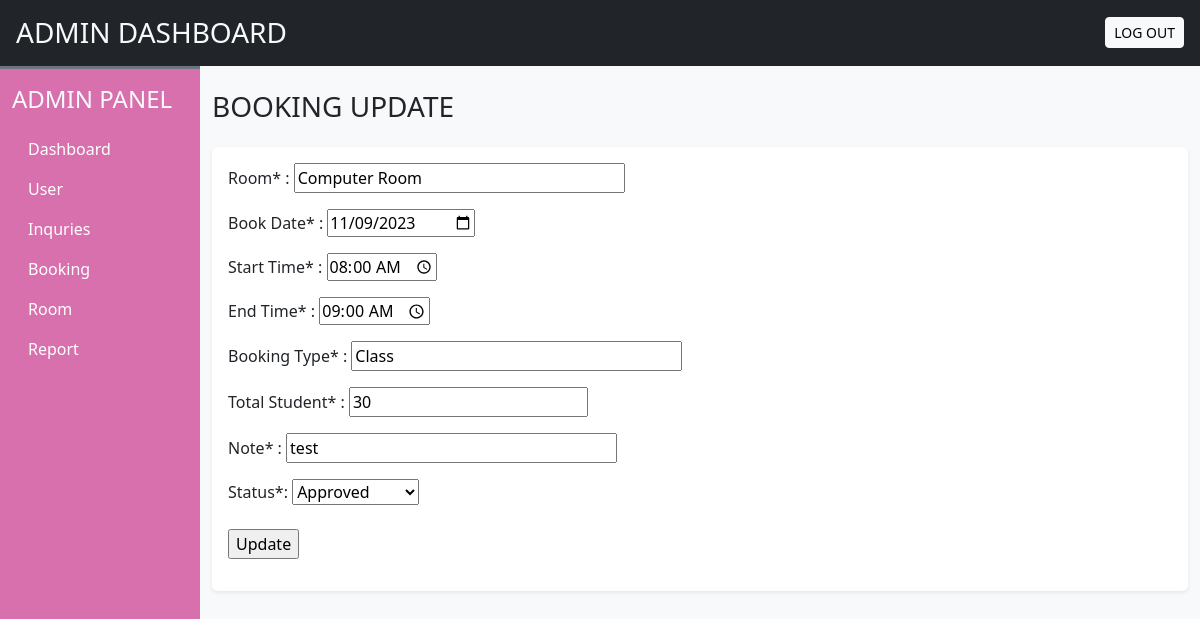
Page /admin/bookingUpdate.php?id=41 (signed in) on the committed database.
### tables this page shows
CREATE TABLE `booking` (
  `sr_no` int(11) NOT NULL,
  `name` varchar(100) NOT NULL,
  `room` varchar(100) NOT NULL,
  `bookdate` date NOT NULL,
  `starttime` time NOT NULL,
  `endtime` time NOT NULL,
  `booktype` varchar(100) NOT NULL,
  `total_student` int(100) NOT NULL,
  `note` varchar(225) NOT NULL,
  `status` varchar(100) NOT NULL
);

### admin/bookingUpdate.php (the view, shortened to what this page needs)
<!DOCTYPE html>
<html>
<head>
	<?php
	require('inc/links.php');
	?>
</head>
<body class="bg-light">
<?php
require('inc/header.php');
?>
<div class="container-fluid" id="main-content">
	<div class="row">
		<div class="col-lg-10 ms-auto p4 overflow-hidden">
			<br>
			<h3 class="mb-4">BOOKING UPDATE</h3>
			<div class="card border-0 shadow-sm mb-4">
				<div class="card-body">
					<?php
					if (isset($_GET['id']) && is_numeric($_GET['id'])) {
						$id = $_GET['id'];
					} else if (isset($_POST['id']) && is_numeric($_POST['id'])) {
						$id = $_POST['id'];
					} else {
						echo '<p class="error">This page has been accessed in error.</p>';
						exit();
					}
					$q = "SELECT name, room, bookdate, starttime, endtime, booktype, total_student, note, status FROM booking WHERE sr_no = $id";
					$result = @mysqli_query($con, $q);
					if (mysqli_num_rows($result) == 1) {
						$row = mysqli_fetch_array($result, MYSQLI_NUM);
						echo '<form method="POST">
							<p><label class="label" for="room">Room* : </label>
							<input type="text" id="room" name="room" size="30" maxlength="50" value="'.$row[1].'"></p>
							<p><label class="label" for="bookdate">Book Date* : </label>
							<input type="date" id="bookdate" name="bookdate" size="30" maxlength="50" value="'.$row[2].'"></p>
							<p><label class="label" for="starttime">Start Time* : </label>
							<input type="time" id="starttime" name="starttime" size="30" maxlength="50" value="'.$row[3].'"></p>
							<p><label class="label" for="endtime">End Time* : </label>
							<input type="time" id="endtime" name="endtime" size="30" maxlength="50" value="'.$row[4].'"></p>
							<p><label class="label" for="booktype">Booking Type* : </label>
							<input type="text" id="booktype" name="booktype" size="30" maxlength="50" value="'.$row[5].'"></p>
							<p><label class="label" for="total_student">Total Student* : </label>
							<input type="number" id="total_student" name="total_student" size="30" maxlength="50" value="'.$row[6].'"></p>
							<p><label class="label" for="note">Note* : </label>
							<input type="textarea" id="note" name="note" size="30" maxlength="50" value="'.$row[7].'"></p>
							<label for="status">Status*:</label>
							<select name="status" id="status">
								<option value="Approved" ' . ($row[8] === 'Approved' ? 'selected' : '') . '>Approved</option>
								<option value="Not Approved" ' . ($row[8] === 'Not Approved' ? 'selected' : '') . '>Not Approved</option>
							</select>
							<br>
							<br><p><input id="submit" type="submit" name="submit" value="Update"></p>
							<input type="hidden" name="id" value="'.$id.'"/>
						</form>';
					} else {
						echo '<p class="error">THIS PAGE HAS BEEN ACCESSED IN ERROR</p>';
					}
					?>
				</div>
			</div>
		</div>
	</div>
</div>
</body>
</html>

### rows in the picture
booking: room "Computer Room", bookdate "11/09/2023", starttime "08:00:00", endtime "09:00:00", booktype "Class", total_student "30", note "test", status "Approved"
